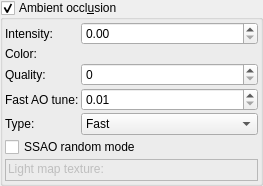
            <widget class="MyGroupBox" name="groupCheck_ambient_occlusion_enabled">
             <property name="toolTip">
              <string>&lt;html&gt;&lt;head/&gt;&lt;body&gt;&lt;p&gt;Settings for scattered light effect&lt;/p&gt;&lt;p&gt;Types of ambient occlusion effect:&lt;/p&gt;&lt;table border=&quot;0&quot; style=&quot; margin-top:0px; margin-bottom:0px; margin-left:0px; margin-right:0px;&quot; cellspacing=&quot;2&quot; cellpadding=&quot;0&quot;&gt;&lt;tr&gt;&lt;td&gt;&lt;p&gt;Screen Space Ambient Occlusion (SSAO)&lt;/p&gt;&lt;/td&gt;&lt;td&gt;&lt;p&gt;Multiple rays&lt;/p&gt;&lt;/td&gt;&lt;td&gt;&lt;p&gt;Fast&lt;/p&gt;&lt;/td&gt;&lt;/tr&gt;&lt;tr&gt;&lt;td&gt;&lt;p&gt;&lt;img src=&quot;:/tooltips/tooltips_images/image - shader - ambient occlusion 1.0.jpg&quot;/&gt;&lt;/p&gt;&lt;/td&gt;&lt;td&gt;&lt;p&gt;&lt;img src=&quot;:/tooltips/tooltips_images/image - shader - ambient occlusion high quality.jpg&quot;/&gt;&lt;/p&gt;&lt;/td&gt;&lt;td&gt;&lt;p&gt;&lt;img src=&quot;:/tooltips/tooltips_images/image - shader - ambient occlusion fast mode.jpg&quot;/&gt;&lt;/p&gt;&lt;/td&gt;&lt;/tr&gt;&lt;/table&gt;&lt;p&gt;&lt;br/&gt;&lt;/p&gt;&lt;p&gt;&lt;span style=&quot; font-weight:600;&quot;&gt;SSAO&lt;/span&gt; - relatively fast post-effect based on z-Buffer&lt;br/&gt;note: using SSAO prevents one-pass anaglyph rendering&lt;/p&gt;&lt;p&gt;&lt;span style=&quot; font-weight:600;&quot;&gt;Multiple rays&lt;/span&gt; - based on calculation of rays in different directions. It uses texture to create colored light map. This effect slows down rendering.&lt;/p&gt;&lt;p&gt;&lt;span style=&quot; font-weight:600;&quot;&gt;Fast&lt;/span&gt; - simple and fast method to calculate scattered light effect. This the least accurate effect.&lt;/p&gt;&lt;/body&gt;&lt;/html&gt;</string>
             </property>
             <property name="title">
              <string>Ambient occl&amp;usion</string>
             </property>
             <property name="checkable">
              <bool>true</bool>
             </property>
             <layout class="QVBoxLayout" name="verticalLayout_69">
              <property name="spacing">
               <number>2</number>
              </property>
              <property name="leftMargin">
               <number>2</number>
              </property>
              <property name="topMargin">
               <number>2</number>
              </property>
              <property name="rightMargin">
               <number>2</number>
              </property>
              <property name="bottomMargin">
               <number>2</number>
              </property>
              <item>
               <layout class="QGridLayout" name="gridLayout_33">
                <property name="spacing">
                 <number>2</number>
                </property>
                <item row="2" column="0">
                 <widget class="QLabel" name="label_103">
                  <property name="text">
                   <string>Quality:</string>
                  </property>
                 </widget>
                </item>
                <item row="4" column="0">
                 <widget class="QLabel" name="label_127">
                  <property name="text">
                   <string>Type:</string>
                  </property>
                 </widget>
                </item>
                <item row="2" column="2">
                 <widget class="MySpinBox" name="spinboxInt_ambient_occlusion_quality">
                  <property name="sizePolicy">
                   <sizepolicy hsizetype="Minimum" vsizetype="Maximum">
                    <horstretch>0</horstretch>
                    <verstretch>0</verstretch>
                   </sizepolicy>
                  </property>
                  <property name="toolTip">
                   <string>&lt;html&gt;&lt;head/&gt;&lt;body&gt;&lt;p&gt;Quality of ambient occlusion effect. Higher quality increases rendering time.&lt;/p&gt;&lt;/body&gt;&lt;/html&gt;</string>
                  </property>
                  <property name="maximum">
                   <number>30</number>
                  </property>
                 </widget>
                </item>
                <item row="3" column="2">
                 <widget class="MyDoubleSpinBox" name="spinbox_ambient_occlusion_fast_tune">
                  <property name="sizePolicy">
                   <sizepolicy hsizetype="Minimum" vsizetype="Maximum">
                    <horstretch>0</horstretch>
                    <verstretch>0</verstretch>
                   </sizepolicy>
                  </property>
                  <property name="toolTip">
                   <string>&lt;html&gt;&lt;head/&gt;&lt;body&gt;&lt;p&gt;This parameter controls brightness of fast ambient occlusion effect.&lt;/p&gt;&lt;/body&gt;&lt;/html&gt;</string>
                  </property>
                  <property name="prefix">
                   <string/>
                  </property>
                  <property name="suffix">
                   <string/>
                  </property>
                  <property name="decimals">
                   <number>2</number>
                  </property>
                  <property name="minimum">
                   <double>0.010000000000000</double>
                  </property>
                  <property name="maximum">
                   <double>10.000000000000000</double>
                  </property>
                  <property name="singleStep">
                   <double>0.100000000000000</double>
                  </property>
                 </widget>
                </item>
                <item row="3" column="0">
                 <widget class="QLabel" name="label_132">
                  <property name="text">
                   <string>Fast AO tune:</string>
                  </property>
                 </widget>
                </item>
                <item row="0" column="0">
                 <widget class="QLabel" name="label_68">
                  <property name="text">
                   <string>Intensity:</string>
                  </property>
                 </widget>
                </item>
                <item row="0" column="2">
                 <widget class="MyDoubleSpinBox" name="spinbox_ambient_occlusion">
                  <property name="sizePolicy">
                   <sizepolicy hsizetype="Minimum" vsizetype="Maximum">
                    <horstretch>0</horstretch>
                    <verstretch>0</verstretch>
                   </sizepolicy>
                  </property>
                  <property name="toolTip">
                   <string>&lt;html&gt;&lt;head/&gt;&lt;body&gt;&lt;p&gt;Intensity of scattered light&lt;/p&gt;&lt;p&gt;example of effect:&lt;/p&gt;&lt;p&gt;&lt;img src=&quot;:/tooltips/tooltips_images/image - shader - ambient occlusion 1.0.jpg&quot;/&gt;&lt;br/&gt;&lt;/p&gt;&lt;/body&gt;&lt;/html&gt;</string>
                  </property>
                  <property name="prefix">
                   <string/>
                  </property>
                  <property name="suffix">
                   <string/>
                  </property>
                  <property name="decimals">
                   <number>2</number>
                  </property>
                  <property name="maximum">
                   <double>1000.000000000000000</double>
                  </property>
                  <property name="singleStep">
                   <double>0.100000000000000</double>
                  </property>
                 </widget>
                </item>
                <item row="4" column="2">
                 <widget class="MyComboBox" name="comboBox_ambient_occlusion_mode">
                  <property name="sizePolicy">
                   <sizepolicy hsizetype="Preferred" vsizetype="Maximum">
                    <horstretch>0</horstretch>
                    <verstretch>0</verstretch>
                   </sizepolicy>
                  </property>
                  <property name="toolTip">
                   <string>&lt;html&gt;&lt;head/&gt;&lt;body&gt;&lt;p&gt;Selection of method to calculate ambient occlusion effect&lt;/p&gt;&lt;/body&gt;&lt;/html&gt;</string>
                  </property>
                  <item>
                   <property name="text">
                    <string>Fast</string>
                   </property>
                  </item>
                  <item>
                   <property name="text">
                    <string>Multiple rays with light map</string>
                   </property>
                  </item>
                  <item>
                   <property name="text">
                    <string>Screen space</string>
                   </property>
                  </item>
                 </widget>
                </item>
                <item row="1" column="2">
                 <widget class="MyColorButton" name="colorButton_ambient_occlusion_color" native="true">
                  <property name="minimumSize">
                   <size>
                    <width>0</width>
                    <height>0</height>
                   </size>
                  </property>
                  <property name="toolTip">
                   <string>&lt;html&gt;&lt;head/&gt;&lt;body&gt;&lt;p&gt;Color of light source&lt;/p&gt;&lt;/body&gt;&lt;/html&gt;</string>
                  </property>
                  <property name="text" stdset="0">
                   <string>PushButton</string>
                  </property>
                 </widget>
                </item>
                <item row="1" column="0">
                 <widget class="QLabel" name="label_71">
                  <property name="text">
                   <string>Color:</string>
                  </property>
                 </widget>
                </item>
               </layout>
              </item>
              <item>
               <widget class="MyCheckBox" name="checkBox_SSAO_random_mode">
                <property name="sizePolicy">
                 <sizepolicy hsizetype="Minimum" vsizetype="Maximum">
                  <horstretch>0</horstretch>
                  <verstretch>0</verstretch>
                 </sizepolicy>
                </property>
                <property name="toolTip">
                 <string>&lt;html&gt;&lt;head/&gt;&lt;body&gt;&lt;p&gt;Enables random directions of ray vectors&lt;/p&gt;&lt;/body&gt;&lt;/html&gt;</string>
                </property>
                <property name="text">
                 <string>SSAO random mode</string>
                </property>
               </widget>
              </item>
              <item>
               <widget class="QFrame" name="frame_lightmap_texture">
                <property name="enabled">
                 <bool>false</bool>
                </property>
                <property name="frameShape">
                 <enum>QFrame::StyledPanel</enum>
                </property>
                <property name="frameShadow">
                 <enum>QFrame::Raised</enum>
                </property>
                <layout class="QVBoxLayout" name="verticalLayout_138">
                 <property name="spacing">
                  <number>2</number>
                 </property>
                 <property name="leftMargin">
                  <number>2</number>
                 </property>
                 <property name="topMargin">
                  <number>2</number>
                 </property>
                 <property name="rightMargin">
                  <number>2</number>
                 </property>
                 <property name="bottomMargin">
                  <number>2</number>
                 </property>
                 <item>
                  <widget class="QLabel" name="label_171">
                   <property name="text">
                    <string>Light map texture:</string>
                   </property>
                  </widget>
                 </item>
                 <item>
                  <layout class="QGridLayout" name="gridLayout_74">
                   <property name="spacing">
                    <number>2</number>
                   </property>
                   <item row="0" column="1" colspan="2">
                    <widget class="FileSelectWidget" name="text_file_lightmap" native="true">
                     <property name="sizePolicy">
                      <sizepolicy hsizetype="Expanding" vsizetype="Preferred">
                       <horstretch>0</horstretch>
                       <verstretch>0</verstretch>
                      </sizepolicy>
                     </property>
                     <property name="toolTip">
                      <string>&lt;html&gt;&lt;head/&gt;&lt;body&gt;&lt;p&gt;File-path to light map image. For ambient occlusion effect based on multiple rays&lt;/p&gt;&lt;p&gt;To use animated textures (image sequences), replace numbers by '%' symbol. Example: If sequence of images is as showed below: &lt;br/&gt;texture0001.jpg&lt;br/&gt;texture0002.jpg&lt;br/&gt;etc&lt;/p&gt;&lt;p&gt;Then use following file name: texture%%%%.jpg&lt;br/&gt;This tells the program to treat this as not a single image but as a sequence of images with 4 digit index.&lt;/p&gt;&lt;/body&gt;&lt;/html&gt;</string>
                     </property>
                    </widget>
                   </item>
                  </layout>
                 </item>
                </layout>
               </widget>
              </item>
             </layout>
            </widget>
